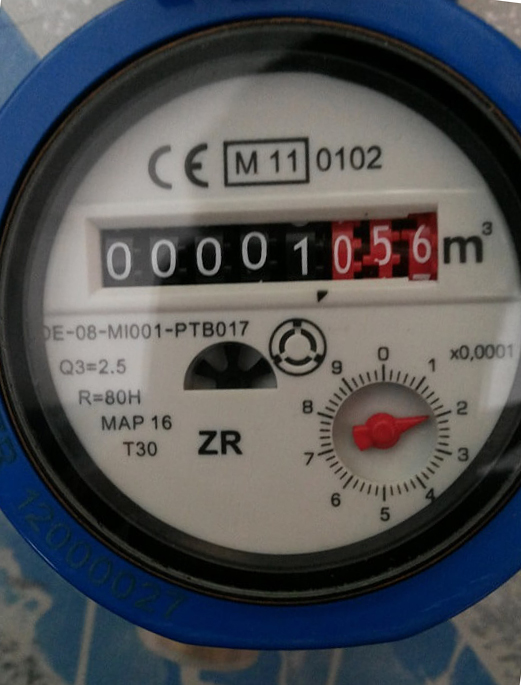
#> input picture water_meter.jpg, 521 x 685 px
$ python 062_2.py
#> lines starting #> are read from the running program, lines starting #| are printed output that depends on the picture; after the words box and inside, x2 and y2 are one past the last pixel; in counts of white or black regions, pixels touching at a corner belong together
from imutils.perspective import four_point_transform
from imutils import contours
import imutils
import cv2
import numpy as np
from PIL import Image

def is_contour_good(c):
	#approximate the contour
	peri = cv2.arcLength(c, True)
	approx = cv2.approxPolyDP(c, 0.02 * peri, True)
	return len(approx) == 4

# load the example image
image = cv2.imread("water_meter.jpg")
#> image is the input picture: shape (685, 521, 3); mean B, G, R 84.6, 81.2, 79.1
cv2.imshow("image",image)
# get dimensions,height,width of image
dimensions = image.shape
#> dimensions = (685, 521, 3)
height = image.shape[0]
#> height = 685
width = image.shape[1]
#> width = 521
condition = 0.5 * width
#> condition = 260.5

# pre-process the image by resizing it, converting it to
# graycale, blurring it, and computing an edge map
image = imutils.resize(image, height=500)
#> image: shape (500, 380, 3)
gray = cv2.cvtColor(image, cv2.COLOR_BGR2GRAY)
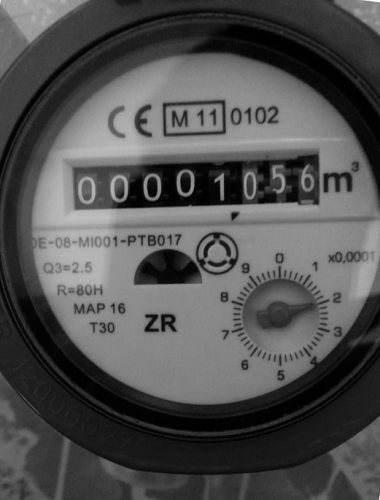
#> gray: shape (500, 380); min 0, max 255, mean 80.9
blurred = cv2.GaussianBlur(gray, (5, 5), 0)
edged = cv2.Canny(blurred, 60, 200,255)
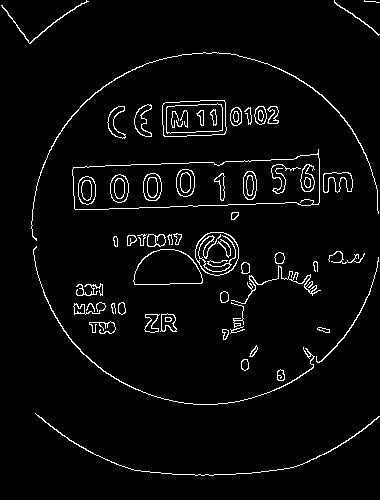
#> edged: shape (500, 380); 3.8% white in thin lines or dots
cv2.imshow("edged",edged)
#cv2.imshow('water_meter_canny.jpg',edged)
cnts = cv2.findContours(edged.copy(), cv2.RETR_CCOMP,cv2.CHAIN_APPROX_SIMPLE)
#> cnts = 121 contours, 15 with area under 20; largest, box (x1, y1, x2, y2) and area: (72, 149, 320, 210) 10739, (72, 154, 320, 210) 10728, (162, 100, 227, 137) 2147, (162, 100, 227, 137) 2143, (133, 249, 203, 285) 1891
cnts = imutils.grab_contours(cnts)
cnts = sorted(cnts, key=cv2.contourArea, reverse=True)
mask = np.zeros(image.shape, dtype="uint8")

#remove unwanted contours
for c in cnts:
    if cv2.arcLength(c,False)<condition:
        cv2.drawContours(mask, [c], 0, (255,255,255,255), 1)
#> this loop made 121 passes
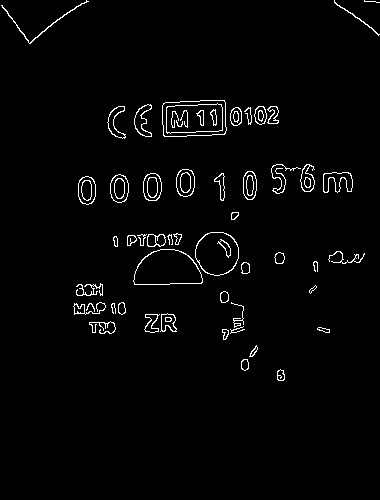
#> mask: shape (500, 380, 3); 2.2% white in thin lines or dots, all inside (x1, y1, x2, y2) = (1, 0, 380, 381)
#cv2.imshow('water_meter_canny_copy.jpg',mask)
mask = cv2.cvtColor(mask, cv2.COLOR_BGR2GRAY)
edged = cv2.bitwise_xor(mask, edged)
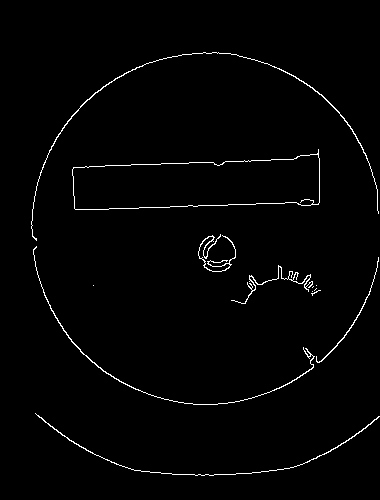
#> edged: shape (500, 380); 1.5% white in thin lines or dots, all inside (x1, y1, x2, y2) = (31, 52, 380, 476)
cv2.imshow("final_edged",edged)
#the second morphology
kernel = cv2.getStructuringElement(cv2.MORPH_CROSS, (3,3))
#> kernel = [[0, 1, 0], [1, 1, 1], [0, 1, 0]]
edged = cv2.morphologyEx(edged, cv2.MORPH_CLOSE, kernel)
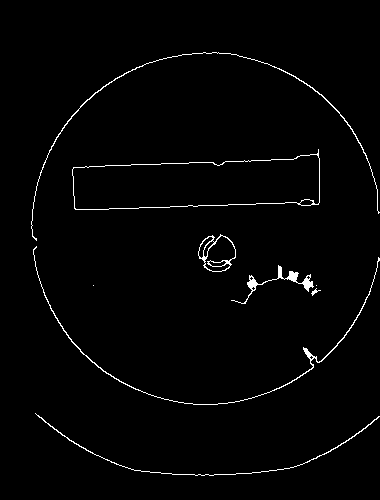
#> edged: shape (500, 380); 1.6% white in thin lines or dots, all inside (x1, y1, x2, y2) = (31, 52, 380, 476)
cnts = cv2.findContours(edged.copy(), cv2.RETR_CCOMP,cv2.CHAIN_APPROX_SIMPLE)
#> cnts = 19 contours, 7 with area under 20; largest, box (x1, y1, x2, y2) and area: (72, 149, 320, 210) 10739, (72, 154, 320, 210) 10655, (198, 234, 236, 272) 1002, (204, 235, 236, 272) 663, (231, 265, 314, 304) 294
cnts = imutils.grab_contours(cnts)
cnts = sorted(cnts, key=cv2.contourArea, reverse=True)
frame = None
max = 0.0
for c in cnts:
        if is_contour_good(c):
                peri = cv2.arcLength(c, True)
                if peri > max:
                        max = peri
                        frame = c
#> this loop made 19 passes
#> (approx in is_contour_good, max) on pass 1: ([[318, 149], [73, 167], [74, 208], [318, 204]], 607.1)
#> approx in is_contour_good on passes 2, 14, 15, 16, 17, 18: [[319, 158], [317, 204], [74, 207], [74, 167]], [[253, 286], [255, 288], [253, 290], [251, 288]], [[251, 276], [253, 278], [251, 280], [249, 278]], [[308, 275], [310, 277], [308, 279], [306, 277]], [[311, 355], [313, 357], [311, 359], [309, 357]], [[316, 285]]
#> after the loop, frame = contour of 83 points, box (x1, y1, x2, y2) (72, 149, 320, 210), area 10739; max = 607.1
#cv2.drawContours(image, [frame], 0, (0,255,0), 3)
x, y, width, height = cv2.boundingRect(frame)
#> x = 72; y = 149; width = 248; height = 61
#cv2.imshow("we_got_this",image)
roi = image[y:y+height, x:x+width]
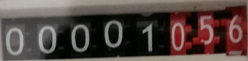
#> roi: shape (61, 248, 3); mean B, G, R 65.3, 69.1, 83.2
cv2.imwrite("water_meter_cut.png", roi)
